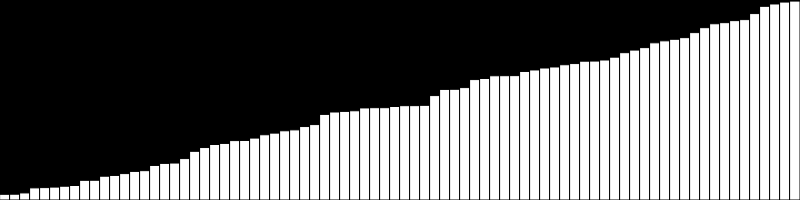
Frame 1 (no input)
Frame 60 (no input): identical to frame 1, image omitted
Frame 120 (the mouse pressed at the canvas centre since frame 60): identical to frame 1, image omitted

The p5.js sketch that drew this single still picture (run headless with seeded random() and noise() and a simulated clock; from frame 60 on, the mouse is pressed at the canvas centre):

// p5.js sketch
// ── sketch.js
let segments;
let segmentWidth = 10;

function swap(arr, a, b)
{
  const tmp = arr[a];
  arr[a] = arr[b];
  arr[b] = tmp;
}

function partition(arr, start, end)
{
  let pivotIndex = start;
  const pivotVal = arr[end];
  for (let i = start; i < end; ++i) {
    if (arr[i] < pivotVal) {
      swap(arr, i, pivotIndex++);
    }
  }
  swap(arr, end, pivotIndex);
  return pivotIndex;
}

function quicksortHelper(arr, start, end)
{
  if (start >= end) {
    return;
  }
  const index = partition(arr, start, end);
  quicksortHelper(arr, start, index - 1);
  quicksortHelper(arr, index + 1, end);
}

function quicksort(arr)
{
  quicksortHelper(arr, 0, arr.length-1);
}

function setup()
{
  createCanvas(800, 200);
  segments = new Array(floor(width/segmentWidth));
  for (let i = 0; i < segments.length; ++i) {
    segments[i] = random(height);
  }
  quicksort(segments);
}

function draw()
{
  background(0);
  for (let i = 0; i < segments.length; ++i) {
    stroke(0);
    fill(255);
    rect(i * segmentWidth, height-segments[i], segmentWidth, segments[i]);
  }
}
